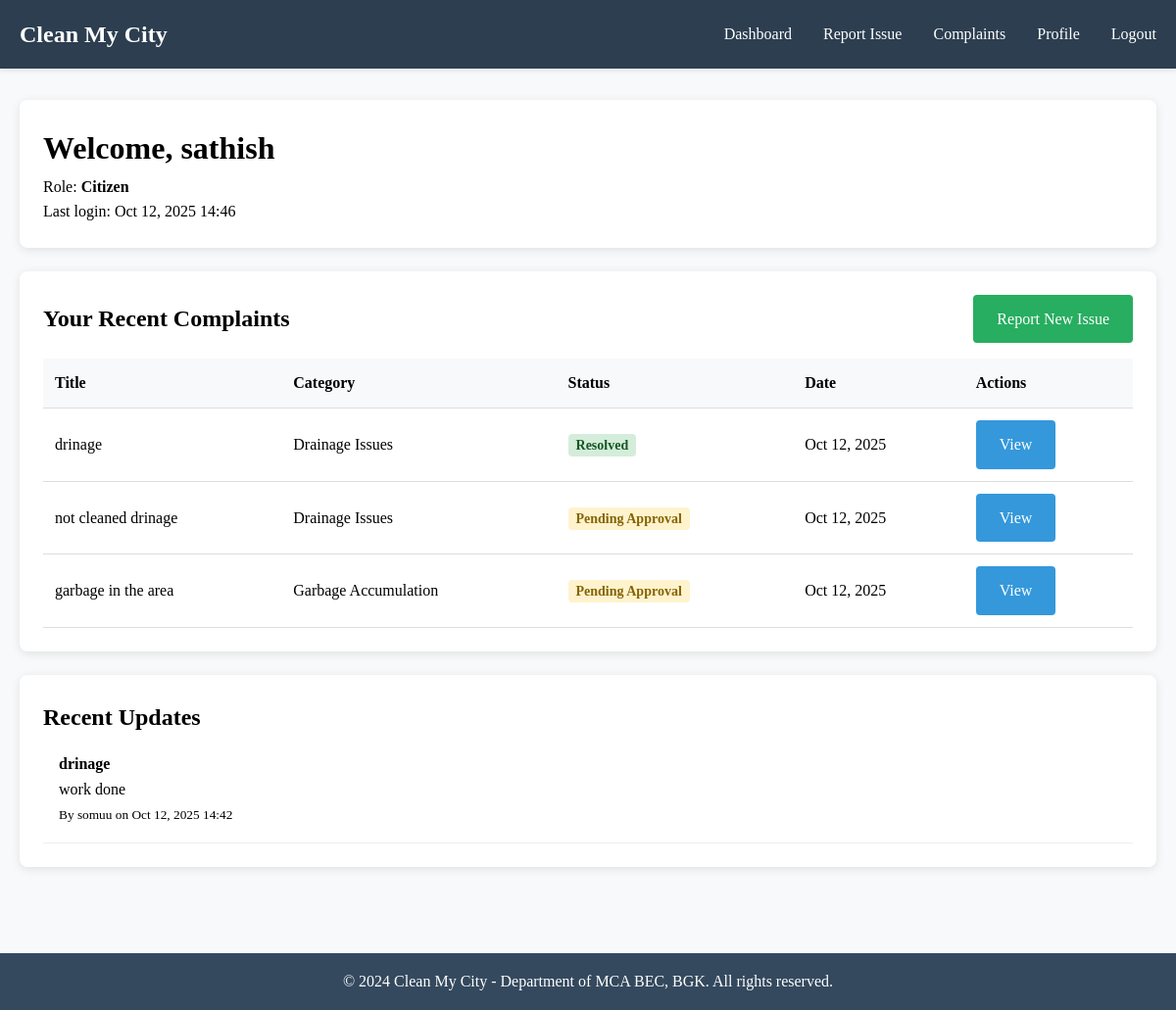
The page /dashboard/ (signed in) on the database its author committed.
### users/models.py (models this page shows, shortened)
class CustomUser(AbstractUser):
    ROLE_CHOICES = [
        ('citizen', 'Citizen'),
        ('authority', 'Municipal Authority'),
        ('admin', 'Administrator'),
    ]
    role = models.CharField(max_length=20, choices=ROLE_CHOICES, default='citizen')
    phone_number = models.CharField(max_length=15, blank=True)
    address = models.TextField(blank=True)
    department = models.CharField(max_length=100, blank=True)

### complaints/models.py (models this page shows, shortened)
class Complaint(models.Model):
    STATUS_CHOICES = [
        ('pending', 'Pending Approval'),
        ('approved', 'Approved'),
        ('assigned', 'Assigned'),
        ('in_progress', 'In Progress'),
        ('resolved', 'Resolved'),
        ('rejected', 'Rejected'),
    ]
    URGENCY_CHOICES = [
        ('low', 'Low'),
        ('medium', 'Medium'),
        ('high', 'High'),
        ('critical', 'Critical'),
    ]
    title = models.CharField(max_length=200)
    description = models.TextField()
    category = models.ForeignKey(Category, on_delete=models.CASCADE)
    urgency = models.CharField(max_length=20, choices=URGENCY_CHOICES, default='medium')
    location = models.CharField(max_length=255)
    latitude = models.CharField(max_length=20, blank=True, null=True)
    longitude = models.CharField(max_length=20, blank=True, null=True)
    photo = models.ImageField(upload_to='complaints/', null=True, blank=True)
    citizen = models.ForeignKey(User, on_delete=models.CASCADE, related_name='complaints')
    assigned_authority = models.ForeignKey(User, on_delete=models.SET_NULL, null=True, blank=True, related_name='assigned_complaints')
    status = models.CharField(max_length=20, choices=STATUS_CHOICES, default='pending')
    created_at = models.DateTimeField(auto_now_add=True)
    updated_at = models.DateTimeField(auto_now=True)
    class Meta:
        ordering = ['-created_at']

class Category(models.Model):
    name = models.CharField(max_length=100)
    description = models.TextField()

class ComplaintUpdate(models.Model):
    complaint = models.ForeignKey(Complaint, on_delete=models.CASCADE, related_name='updates')
    authority = models.ForeignKey(User, on_delete=models.CASCADE)
    status = models.CharField(max_length=20, choices=Complaint.STATUS_CHOICES)
    notes = models.TextField(blank=True)
    proof_image = models.ImageField(upload_to='proofs/', null=True, blank=True)
    created_at = models.DateTimeField(auto_now_add=True)
    class Meta:
        ordering = ['-created_at']

### complaints/views.py (the view)
# urls.py: path('dashboard/', views.dashboard, name='dashboard'),
@login_required
def dashboard(request):
    user = request.user
    print(f"USER ROLE: {getattr(user, 'role', 'NO ROLE')}")
    print(f"Is staff: {user.is_staff}, Is superuser: {user.is_superuser}")
    if user.is_superuser or user.is_staff:
        if hasattr(user, 'role') and user.role != 'admin':
            user.role = 'admin'
            user.save()
        return redirect('admin_dashboard')
    if hasattr(user, 'role'):
        if user.role == 'admin':
            return redirect('admin_dashboard')
        elif user.role == 'authority':
            return redirect('authority_dashboard')
        elif user.role == 'citizen':
            complaints = Complaint.objects.filter(citizen=user).order_by('-created_at')
            recent_complaints = complaints[:10]
            recent_updates = ComplaintUpdate.objects.filter(
                complaint__citizen=user
            ).select_related('complaint').order_by('-created_at')[:5]
            context = {
                'complaints': recent_complaints,
                'recent_updates': recent_updates,
                'total_complaints': complaints.count(),
                'resolved_complaints': complaints.filter(status='resolved').count(),
                'pending_complaints': complaints.filter(status__in=['pending', 'approved', 'assigned']).count(),
            }
            return render(request, 'complaints/dashboard.html', context)
    messages.error(request, 'Unable to determine user role.')
    return render(request, 'complaints/dashboard.html')

### templates/complaints/dashboard.html (shortened to what this page needs)
{% extends 'base.html' %}
{% block content %}
<div class="card">
    <h1>Welcome, {{ user.username }}</h1>
    <p>Role: <strong>{{ user.get_role_display }}</strong></p>
    <p>Last login: {{ user.last_login|date:"M d, Y H:i" }}</p>
</div>
{% if user.role == 'citizen' %}
<div class="card">
    <div style="display: flex; justify-content: space-between; align-items: center; margin-bottom: 1rem;">
        <h2>Your Recent Complaints</h2>
        <a href="{% url 'create_complaint' %}" class="btn btn-success">Report New Issue</a>
    </div>
    {% if complaints %}
    <div style="overflow-x: auto;">
        <table style="width: 100%; border-collapse: collapse;">
            <thead>
                <tr style="background: #f8f9fa;">
                    <th style="padding: 0.75rem; text-align: left; border-bottom: 1px solid #ddd;">Title</th>
                    <th style="padding: 0.75rem; text-align: left; border-bottom: 1px solid #ddd;">Category</th>
                    <th style="padding: 0.75rem; text-align: left; border-bottom: 1px solid #ddd;">Status</th>
                    <th style="padding: 0.75rem; text-align: left; border-bottom: 1px solid #ddd;">Date</th>
                    <th style="padding: 0.75rem; text-align: left; border-bottom: 1px solid #ddd;">Actions</th>
                </tr>
            </thead>
            <tbody>
                {% for complaint in complaints %}
                <tr>
                    <td style="padding: 0.75rem; border-bottom: 1px solid #ddd;">{{ complaint.title }}</td>
                    <td style="padding: 0.75rem; border-bottom: 1px solid #ddd;">{{ complaint.category.name }}</td>
                    <td style="padding: 0.75rem; border-bottom: 1px solid #ddd;">
                        <span class="status-badge status-{{ complaint.status }}">
                            {{ complaint.get_status_display }}
                        </span>
                    </td>
                    <td style="padding: 0.75rem; border-bottom: 1px solid #ddd;">{{ complaint.created_at|date:"M d, Y" }}</td>
                    <td style="padding: 0.75rem; border-bottom: 1px solid #ddd;">
                        <a href="{% url 'complaint_detail' complaint.id %}" class="btn">View</a>
                    </td>
                </tr>
                {% endfor %}
            </tbody>
        </table>
    </div>
    {% else %}
    <p>You haven't submitted any complaints yet.</p>
    {% endif %}
</div>
{% if recent_updates %}
<div class="card">
    <h2>Recent Updates</h2>
    {% for update in recent_updates %}
    <div style="padding: 1rem; border-bottom: 1px solid #eee;">
        <strong>{{ update.complaint.title }}</strong>
        <p>{{ update.notes|default:"No notes provided" }}</p>
        <small>By {{ update.authority.username }} on {{ update.created_at|date:"M d, Y H:i" }}</small>
    </div>
    {% endfor %}
</div>
{% endif %}
{% endif %}
{% endblock %}

### templates/base.html (style rules this page uses)
* { margin: 0; padding: 0; box-sizing: border-box; font-family: 'Times New Roman', serif; }
body { line-height: 1.6; background-color: #f8f9fa; }
.card { background: white; border-radius: 8px; padding: 1.5rem; box-shadow: 0 2px 10px rgba(0,0,0,0.1); margin-bottom: 1.5rem; }
.btn { background: #3498db; color: white; padding: 0.75rem 1.5rem; border: none; border-radius: 4px; cursor: pointer; text-decoration: none; display: inline-block; font-size: 1rem; }
.btn-success { background: #27ae60; }
.status-badge { padding: 0.25rem 0.5rem; border-radius: 4px; font-size: 0.875rem; font-weight: bold; }
.status-pending { background: #fff3cd; color: #856404; }
.status-resolved { background: #d4edda; color: #155724; }

### rows shown on the page
CustomUser: username "sathish", role "Citizen", last_login "Oct 12, 2025 14:46"
Complaint: title "drinage", category.name "Drainage Issues", status "Resolved", created_at "Oct 12, 2025"
Complaint: title "not cleaned drinage", category.name "Drainage Issues", status "Pending Approval", created_at "Oct 12, 2025"
Complaint: title "garbage in the area", category.name "Garbage Accumulation", status "Pending Approval", created_at "Oct 12, 2025"
ComplaintUpdate: complaint "drinage", notes "work done", authority.username "somuu", created_at "Oct 12, 2025 14:42"
